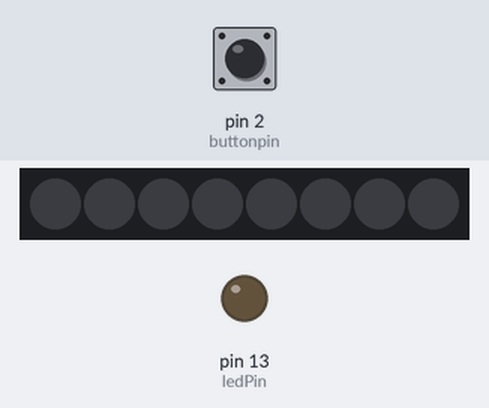
Recording of a sketch running on a simulated Arduino Uno, built with avr-gcc and run on an emulated ATmega328P. Parts: 8 RGB LEDs in strip order, left to right, output pins drawn as LEDs (lit = HIGH). The test bench sets the inputs (shaded band); at power-on: pin 2 (buttonpin) LOW. Dim RGB values are drawn brighter than linear.

Above: at 1.2 s.
1.3 s: pin 2 (buttonpin) pulled HIGH for 0.15 s
At 1.7 s:
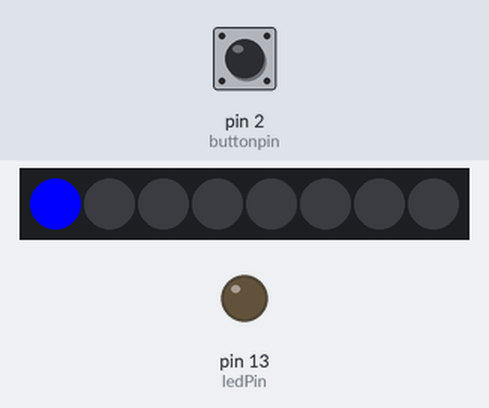
At 2.2 s:
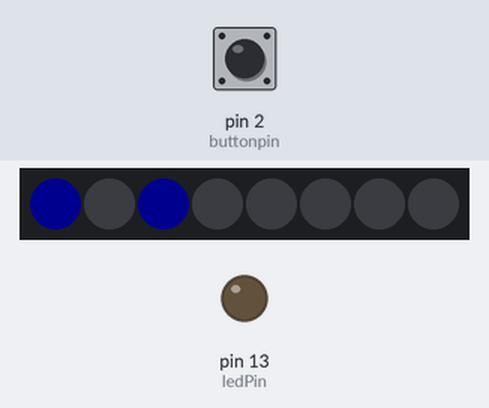
Timing chart, 0 to 10.3 s (numbered marks = the images above; inputs shaded):
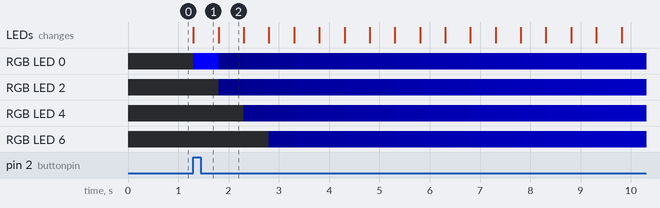

Measured:
- after the input at 1.3 s, RGB LED 0: off → RGB(0, 0, 255) at once, → RGB(0, 0, 15) 0.50 s later, → RGB(0, 0, 20) 0.50 s later, → RGB(0, 0, 25) 0.50 s later, … (18 changes in this stretch); RGB LED 2: off → RGB(0, 0, 15) after 0.50 s, → RGB(0, 0, 20) 0.50 s later, → RGB(0, 0, 25) 0.50 s later, → RGB(0, 0, 30) 0.50 s later, … (17 changes in this stretch)
- what the display in image 2 shows lasts 0.5 s, from 1.8 s to 2.3 s

The sketch:

arcreactor.ino
```cpp
// bytes are half the size of int's, but restricted to a max value of 255
#include <Adafruit_NeoPixel.h>

// Which pin on the Arduino is connected to the NeoPixels?
#define PIN            6

// How many NeoPixels are attached to the Arduino?
#define NUMPIXELS      8

int brightness = 10;
int fadeAmount = 5;
byte button;
byte oldbutton = 0;
byte buttonpin = 2;
byte state = 0;
const int ledPin = 13;
int i = 0;

Adafruit_NeoPixel strip = Adafruit_NeoPixel(NUMPIXELS, PIN, NEO_GRBW + NEO_KHZ800);

int delayval = 500; // delay for half a second

void setup()
{
 pinMode(buttonpin, INPUT);
 pinMode(ledPin, OUTPUT);
// initialize serial communication:
 Serial.begin(9600);
}

void loop()
{
 button = digitalRead(buttonpin);
 if(button && !oldbutton) // same as if(button == high && oldbutton == low)
 {
   //we have a new button press
   if(state == 0) // if the state is off, turn it on
   {
     //do stuff
     state = 1;
        strip.begin(); // This initializes the NeoPixel library.
        while  (i < 60){
        for(int i=0;i<NUMPIXELS;i++){
        // pixels.Color takes RGB values, from 0,0,0 up to 255,255,255

        strip.setPixelColor(i, strip.Color(0,0,255)); // Moderately bright green color.
        strip.show(); // This sends the updated pixel color to the hardware.
        brightness = brightness + fadeAmount;
        if (brightness <= 10 || brightness >= 250) {
        fadeAmount = -fadeAmount;
        }
        strip.setBrightness(brightness);
        delay(delayval); // Delay for a period of time (in milliseconds).
        i = i + 1;
        }
   }
   }
   else // if the state is on, turn it off
   {
     //do stuff
     state = 0;
     i = 0;
     digitalWrite(ledPin, LOW);
   }
   oldbutton = 1;
 }
 else if(!button && oldbutton) // same as if(button == low && oldbutton == high)
 {
   // the button was released
   oldbutton = 0;
 };

}
```
